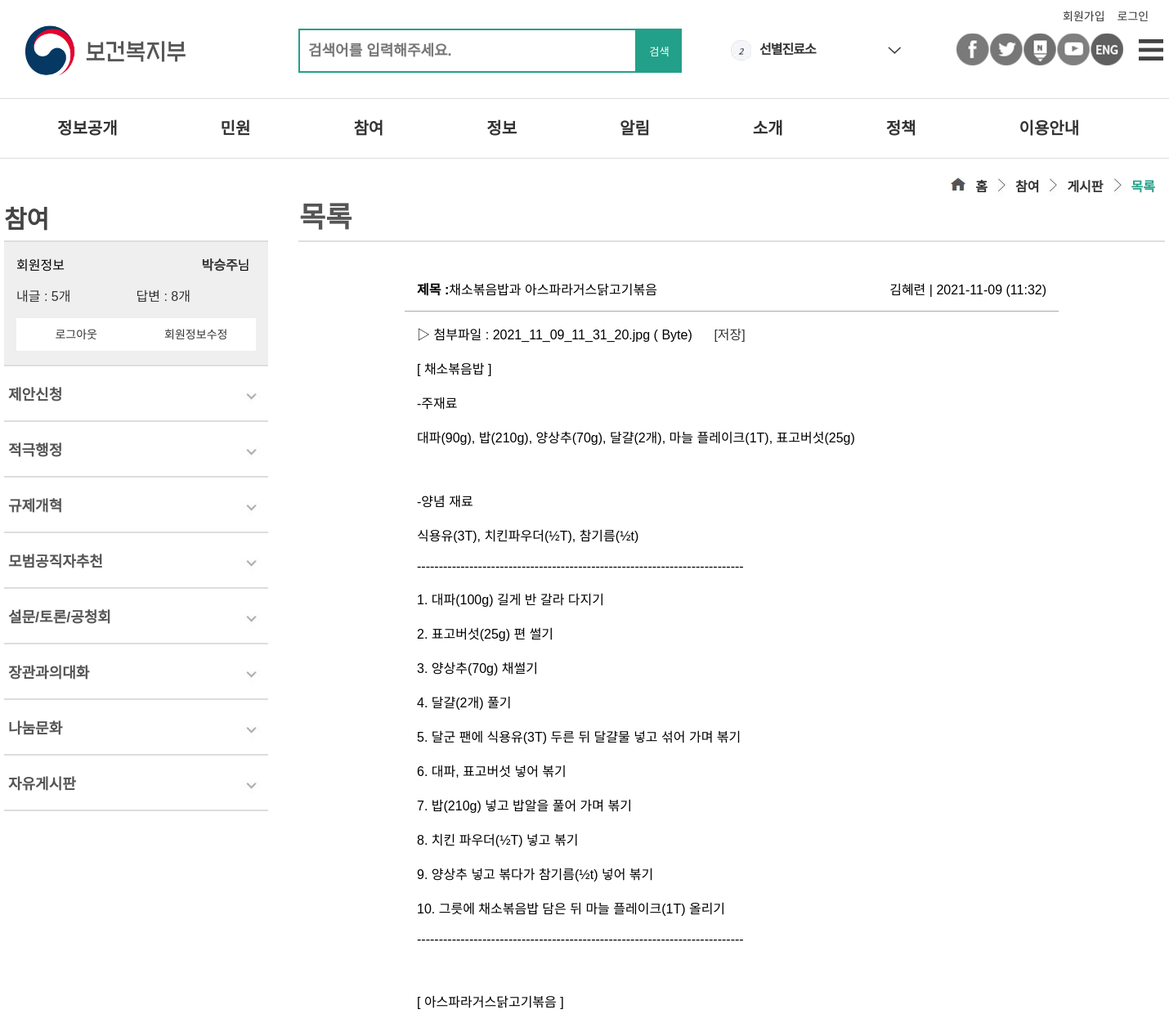
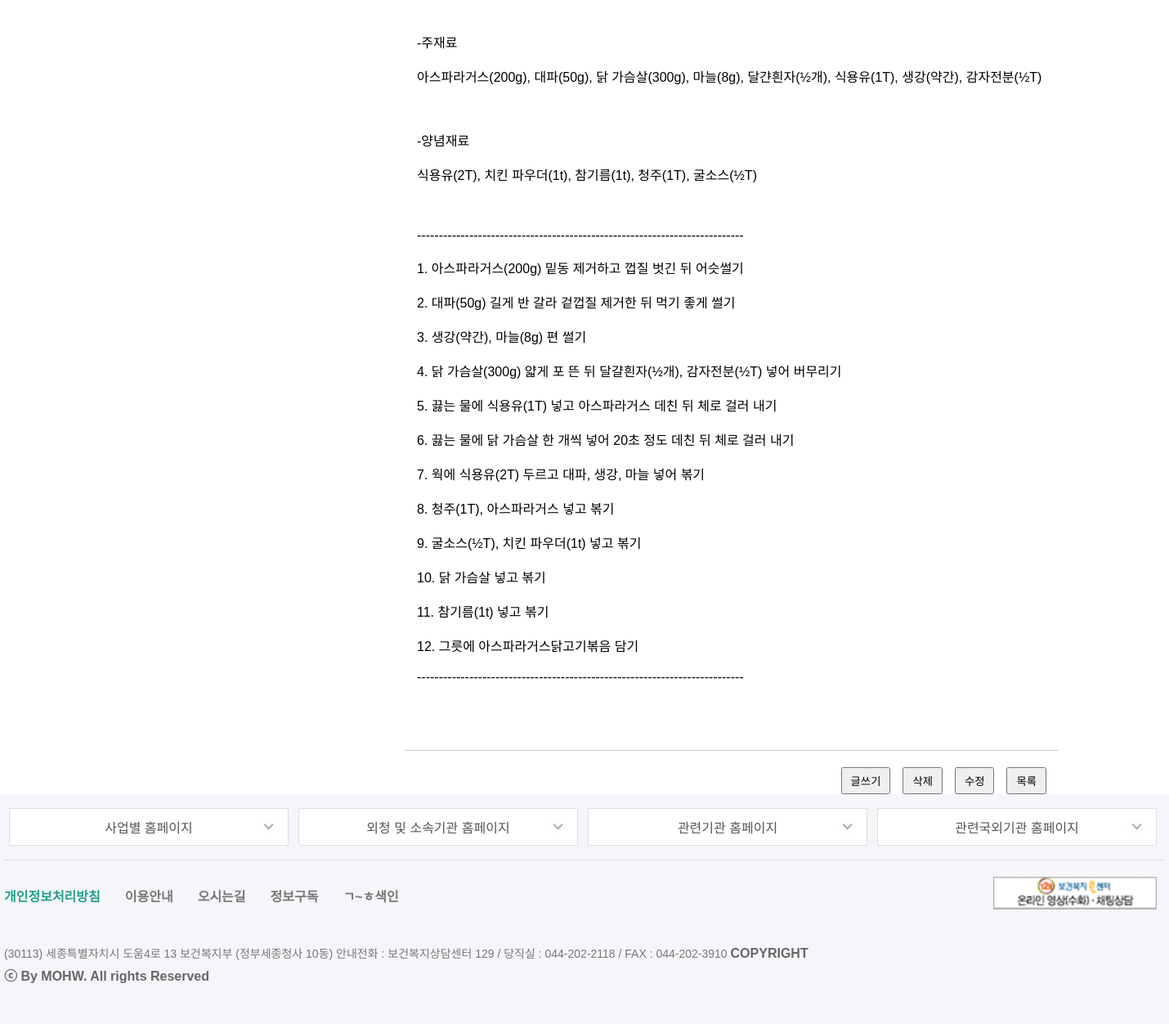
The app's page /board/board_view.php?num=4 with its own data (2 pictures, top to bottom).
### tables this page shows
create table board (
    num int not null auto_increment,
    id char(15) not null,
    name char(10) not null,
    subject char(200) not null,
    content text not null, 
    regist_day char(20) not null,
    hit int not null,
    file_name char(40),
    file_type char(40),
    file_copied char(40),
    primary key(num)
);

### board/board_view.php (the view, shortened to what this page needs)
<!DOCTYPE html>
<html lang="ko">
<head>
	<link rel="stylesheet" href="../include/css/common_layout.css" />
	<link rel="stylesheet" href="../include/css/sub_common.css"/>
	<link rel="stylesheet" href="../include/css/board.css" />
</head>
<body>
	<header>
		<?php include "../include/header.php";?>
	</header>
	<section>
		<div id="sub2Ct">
			<div id="content" class="cf">
				<div id="leftMenu" class="fl">
					<div class="menuTitle">
						<h2>참여</h2>
					</div>
					<div class="loginBox">
						<p>회원정보</p>
						<p><span class="bold">박승주</span>님<span class="font"></span></p>
						<div class="memberInfo cf">
							<ul>
								<li class="pdr"><a href="#">내글 :</a><span class="num3"><a href="#"> 5개</a></span></li>
								<li><a href="#">답변 :</a><span class="num4"><a href="#"> 8개</a></span></li>
							</ul>
						</div>
						<div class="logoutBottom cf">
							<ul class="cf">
								<li class="pdr"><a href="#">로그아웃</a></li>
								<li><a href="#">회원정보수정</a></li>
							</ul>
						</div>
					</div>
					<div class="menuList">
						<ul>
							<li><a href="#">제안신청</a>
							</li>
							<li><a href="#">적극행정</a>
							</li>
							<li><a href="#">규제개혁</a>
							</li>
							<li><a href="#">모범공직자추천</a>
							</li>
							<li><a href="#">설문/토론/공청회</a>
							</li>
							<li><a href="#">장관과의대화</a>
							</li>
							<li><a href="#">나눔문화</a>
							</li>
							<li><a href="sub03.php">자유게시판</a></li>
						</ul>
					</div>
				</div>
				<div id="rightContent" class="fr">
					<div id="contentTit" class="cf">
						<h2>목록</h2>
						<ul class="cf">
							<li class="first"><a href="../sub03/sub03.php">목록</a></li>
							<li><a href="../sub03/sub03.php">게시판</a></li>
							<li><a href="../sub03/sub03.php">참여</a></li>
							<li class="last"><a href="../sub03/sub03.php">홈</a></li>
						</ul>
					</div>
					<div id="boardBox">
		<?php
			$num = $_GET["num"];
			$page = $_GET["page"];
			$con = mysqli_connect(DBhost, DBuser, DBpass, DBname);
			$sql = "select * from board where num=$num";
			$result = mysqli_query($con, $sql);
			$row = mysqli_fetch_array($result);
			$name = $row['name'];
			$regist_day = $row['regist_day'];
			$subject = $row['subject'];
			$content = $row['content'];
			$file_name = $row['file_name'];
			$file_type = $row['file_type'];
			$file_copied = $row['file_copied'];
			$content = str_replace(" ", "&nbsp;", $content);
			$content = str_replace("\n", "<br>", $content);
		?>
						<ul id="viewContent">
							<li>
								<span class="col1"><b>제목 :</b><?=$subject?></span>
								<span class="col2"><?=$name?> | <?=$regist_day?></span>
							</li>
							<li>
								<?php
									if($file_name){
										$real_name = $file_copied;
										$file_path = "../data/".$real_name;
										$file_size = filesize($file_path);
										echo "▷ 첨부파일 : $file_name ($file_size Byte) &nbsp;&nbsp;&nbsp;&nbsp;
										<a href='download.php?num=$num&real_name=$real_name&file_name=$file_name&file_type=$file_type'>[저장]</a><br><br>";
									}
								?>
								<?=$content?>
							</li>
						</ul>
						<ul class="buttons">
							<li><button onclick="location.href = 'board_list.php?page=<?=$page?>'">목록</button></li>
							<li><button onclick="location.href = 'board_modify_form.php?num=<?=$num?>&page=<?=$page?>'">수정</button></li>
							<li><button onclick="location.href = 'board_delete.php?num=<?=$num?>&page=<?=$page?>'">삭제</button></li>
							<li><button onclick="location.href = 'board_form.php'">글쓰기</button></li>
						</ul>
					</div>
				</div>
			</div>
		</div>
	</section>
	<footer>
		<?php include"../include/footer.php";?>
	</footer>
</body>
</html>

### include/css/common_layout.css (style rules this page uses)
* { margin: 0; padding: 0; }
body { font-family:'Noto Sans KR', 'Malgun Gothic', '맑은 고딕', Dotum, '돋움', Arial, sans-serif; }
.fr { float: right; }
.cf:after { content: ''; clear: both; display: block; }

### include/css/sub_common.css (style rules this page uses)
#content { width: 1420px; margin: 0 auto; }
#leftMenu { width: 323px; }
#leftMenu .menuTitle { width: 323px; height: 99px; height: 100px; border-bottom: 2px solid #dddddd; }
#leftMenu .menuTitle h2 { padding-top: 50px;font-size: 30px; color: #444444; font-weight: bold; }
#leftMenu .menuList { width: 323px; }
#leftMenu .menuList>ul>li { border-bottom: 2px solid #dddddd; background: url(../images/bottom.jpg) no-repeat 290px 23px; }
#leftMenu .menuList>ul>li>a { display: block; font-size: 18px; font-weight: bold; color: #555555; padding: 20px 5px; }
.loginBox { width: 293px; height: 120px; background: #efefef; border-bottom: 2px solid #dfdfdf; padding: 15px; }
.loginBox p { width: 50%; float: left; font-size: 16px; }
.loginBox p .bold { padding-left: 80px; font-weight: bold; color: #333333; }
.loginBox .memberInfo { width: 293px; height: 50px; margin-top: 28px; }
.loginBox .memberInfo ul li { width: 50%; float: left;padding-top: 10px; }
.loginBox .logoutBottom { width: 293px; height: 40px; background: #ffffff; }
.loginBox .logoutBottom ul li { float: left; width: 50%; }
.loginBox .logoutBottom ul li a { display: block; text-align: center; line-height: 40px; font-size: 14px; }

### include/css/board.css (style rules this page uses)
#rightContent { width: 1060px; }
#contentTit { width: 1060px; height: 100px; border-bottom: 2px solid #dfdfdf; margin-bottom: 30px; }
#contentTit h2 { float: left; color: #555555; margin-top: 43px; font-size: 35px; padding-left: 1px; }
#contentTit ul { float: right; padding: 20px 10px; }
#contentTit ul li { float: right; padding-left: 30px; background:url(../../include/images/subright.jpg) no-repeat 2px 2px; }
#contentTit ul li.first a { color: #23a089; }
#contentTit ul li.last { background: url(../../include/images/home.jpg) no-repeat 2px 3px; }
#contentTit ul li a { display: block; padding: 1px 2px; font-weight: bold; font-size: 16px; }
#rightContent .buttons { text-align: right; margin: 20px 0 40px 0; }
#rightContent .buttons li { display: block; float: right; margin-right: 15px; }
#rightContent .buttons button { padding: 5px 10px; cursor: pointer; }
#boardBox { width: 800px; margin: 0 auto; }
#viewContent li:nth-child(1) { padding: 15px; border-bottom: solid 1px #aaaaaa; }
#viewContent .col2 { float: right; }
#viewContent li:nth-child(2) { padding: 15px 15px 80px 15px; border-bottom: solid 1px #cccccc; }

### records on screen
board: subject "채소볶음밥과 아스파라거스닭고기볶음", name "김혜련", regist_day "2021-11-09 (11:32)", file_name "2021_11_09_11_31_20.jpg", content "[ 채소볶음밥 ] -주재료 대파(90g), 밥(210g), 양상추(70g), 달걀(2개), 마늘 플레이크(1T), 표고버섯(25g) -양념 재료 식용유(3T), 치킨파우더(½T), 참기름(½t) --------------------------------------------------------------------------- 1. 대파(100g) 길게 반 갈라 다지기 2. 표고버섯(25g) 편 썰기 3. 양상추(70g) 채썰기 4. 달걀(2개) 풀기 5. 달군 팬에 식용유(3T) 두른 뒤 달걀물 넣고 섞어 가며 볶기 6. 대파, 표고버섯 넣어 볶기 7. 밥(210g) 넣고 밥알을 풀어 가며 볶기 8. 치킨 파우더(½T) 넣고 볶기 9. 양상추 넣고 볶다가 참기름(½t) 넣어 볶기 10. 그릇에 채소볶음밥 담은 뒤 마늘 플레이크(1T) 올리기 --------------------------------------------------------------------------- [ 아스파라거스닭고기볶음 ] -주재료 아스파라거스(200g), 대파(50g), 닭 가슴살(300g), 마늘(8g), 달갼흰자(½개), 식용유(1T), 생강(약간), 감자전분(½T) -양념재료 식용유(2T), 치킨 파우더(1t), 참기름(1t), 청주(1T), 굴소스(½T)…"
